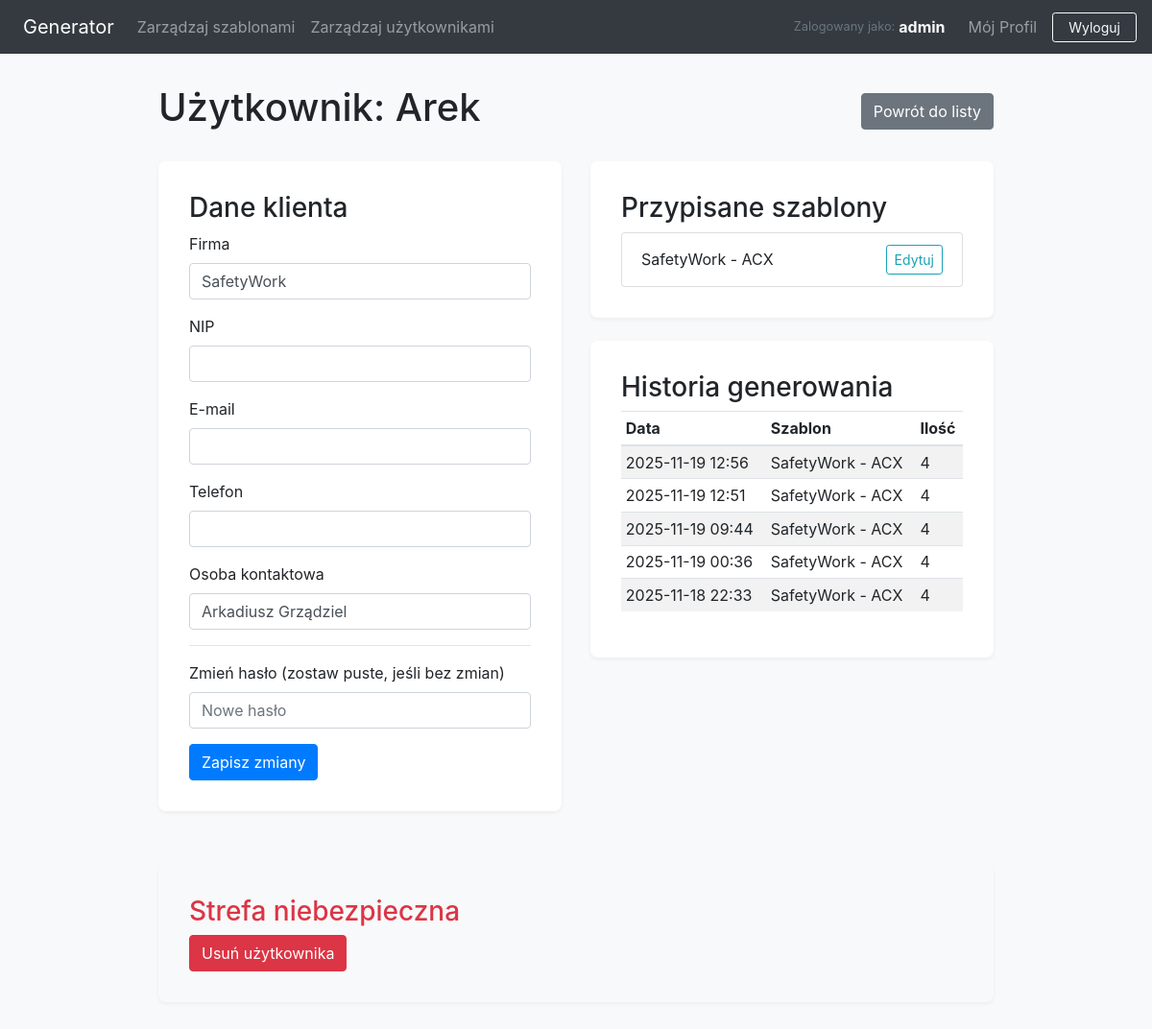
/admin/user/3 (signed in), run on the app's committed database.
### app.py (models this page shows, shortened)
class User(UserMixin, db.Model):
    id = db.Column(db.Integer, primary_key=True)
    username = db.Column(db.String(80), unique=True, nullable=False)
    password_hash = db.Column(db.String(256), nullable=False)
    role = db.Column(db.String(20), nullable=False, default='user')
    company_name = db.Column(db.String(150), nullable=True)
    email = db.Column(db.String(120), nullable=True)
    phone = db.Column(db.String(30), nullable=True)
    contact_person = db.Column(db.String(150), nullable=True)
    nip = db.Column(db.String(20), nullable=True)
    assigned_templates = db.relationship('Template', secondary=template_assignments, lazy='dynamic',
                                         back_populates='assigned_users')
    generation_logs = db.relationship('GenerationLog', backref='user', lazy='dynamic', cascade="all, delete-orphan")
    @property
    def is_admin(self):
        return self.role == 'admin'

class Template(db.Model):
    id = db.Column(db.Integer, primary_key=True)
    name = db.Column(db.String(120), nullable=False)
    filename = db.Column(db.String(255), nullable=False)
    numbering_format = db.Column(db.String(255), nullable=True)
    user_id = db.Column(db.Integer, db.ForeignKey('user.id'), nullable=False)
    creator = db.relationship('User', backref='created_templates')
    mappings = db.relationship('CellMapping', backref='template', lazy='dynamic', cascade="all, delete-orphan")
    assigned_users = db.relationship('User', secondary=template_assignments, lazy='dynamic',
                                     back_populates='assigned_templates')
    generation_logs = db.relationship('GenerationLog', backref='template', lazy='dynamic', cascade="all, delete-orphan")

class GenerationLog(db.Model):
    id = db.Column(db.Integer, primary_key=True)
    generation_date = db.Column(db.DateTime, nullable=False, default=datetime.datetime.now)  # Czas lokalny
    certificate_count = db.Column(db.Integer, nullable=False)
    user_id = db.Column(db.Integer, db.ForeignKey('user.id'), nullable=False)
    template_id = db.Column(db.Integer, db.ForeignKey('template.id'), nullable=False)

### app.py (the view, shortened to what this page needs)
@app.route('/admin/user/<int:user_id>', methods=['GET', 'POST'])
@login_required
@admin_required
def user_details(user_id):
    user = db.session.get(User, user_id)
    if not user or user.is_admin:
        flash("Nie znaleziono użytkownika lub próbujesz edytować admina.", "danger")
        return redirect(url_for('manage_users'))
    logs = getattr(user, 'generation_logs', [])
    if hasattr(logs, 'order_by'):
        logs = logs.order_by(GenerationLog.generation_date.desc()).all()
    assigned_templates = user.assigned_templates.order_by(Template.name).all()
    return render_template('user_details.html', user=user, logs=logs, assigned_templates=assigned_templates)

### app.py (called while the page is built)
@login_manager.user_loader
def load_user(user_id):
    return db.session.get(User, int(user_id))

def admin_required(f):
    @wraps(f)
    def decorated_function(*args, **kwargs):
        if not current_user.is_authenticated or not current_user.is_admin:
            flash("Dostęp do tej strony wymaga uprawnień administratora.", "danger")
            return redirect(url_for('login'))
        return f(*args, **kwargs)
    return decorated_function

### templates/user_details.html (shortened to what this page needs)
{% extends 'base.html' %}
{% block content %}
<div class="d-flex justify-content-between align-items-center mb-4">
    <h1>Użytkownik: {{ user.username }}</h1>
    <a href="{{ url_for('manage_users') }}" class="btn btn-secondary">Powrót do listy</a>
</div>
<div class="row">
    <div class="col-md-6">
        <div class="section-container">
            <h3>Dane klienta</h3>
            <form method="post">
                <div class="form-group">
                    <label>Firma</label>
                    <input type="text" name="company_name" class="form-control" value="{{ user.company_name or '' }}">
                </div>
                <div class="form-group">
                    <label>NIP</label>
                    <input type="text" name="nip" class="form-control" value="{{ user.nip or '' }}">
                </div>
                <div class="form-group">
                    <label>E-mail</label>
                    <input type="email" name="email" class="form-control" value="{{ user.email or '' }}">
                </div>
                <div class="form-group">
                    <label>Telefon</label>
                    <input type="text" name="phone" class="form-control" value="{{ user.phone or '' }}">
                </div>
                <div class="form-group">
                    <label>Osoba kontaktowa</label>
                    <input type="text" name="contact_person" class="form-control" value="{{ user.contact_person or '' }}">
                </div>
                <hr>
                <div class="form-group">
                    <label>Zmień hasło (zostaw puste, jeśli bez zmian)</label>
                    <input type="password" name="new_password" class="form-control" placeholder="Nowe hasło">
                </div>
                <button type="submit" class="btn btn-primary">Zapisz zmiany</button>
            </form>
        </div>
    </div>
    <div class="col-md-6">
        <div class="section-container mb-4">
            <h3>Przypisane szablony</h3>
            {% if assigned_templates %}
                <ul class="list-group">
                {% for template in assigned_templates %}
                    <li class="list-group-item d-flex justify-content-between align-items-center">
                        {{ template.name }}
                        <a href="{{ url_for('edit_template', template_id=template.id) }}" class="btn btn-sm btn-outline-info">Edytuj</a>
                    </li>
                {% endfor %}
                </ul>
            {% endif %}
        </div>
        <div class="section-container">
            <h3>Historia generowania</h3>
            {% if logs %}
                <table class="table table-sm table-striped">
                    <thead>
                        <tr>
                            <th>Data</th>
                            <th>Szablon</th>
                            <th>Ilość</th>
                        </tr>
                    </thead>
                    <tbody>
                        {% for log in logs %}
                        <tr>
                            <td>{{ log.generation_date.strftime('%Y-%m-%d %H:%M') }}</td>
                            <td>
                                {% if log.template %}
                                    {{ log.template.name }}
                                {% else %}
                                    <em class="text-muted">Usunięty szablon</em>
                                {% endif %}
                            </td>
                            <td>{{ log.certificate_count }}</td>
                        </tr>
                        {% endfor %}
                    </tbody>
                </table>
            {% else %}
                <p class="text-muted">Brak historii generowania dla tego użytkownika.</p>
            {% endif %}
        </div>
    </div>
</div>
<div class="section-container mt-4 bg-light">
    <h3 class="text-danger">Strefa niebezpieczna</h3>
    <form action="{{ url_for('delete_user', user_id=user.id) }}" method="post" onsubmit="return confirm('Czy na pewno chcesz trwale usunąć użytkownika {{ user.username }}? Tej operacji nie można cofnąć!');">
        <button type="submit" class="btn btn-danger">Usuń użytkownika</button>
    </form>
</div>
{% endblock %}

### templates/base.html (shortened to what this page needs)
<!DOCTYPE html>
<html lang="pl">
<head>
    <link rel="stylesheet" href="https://stackpath.bootstrapcdn.com/bootstrap/4.5.2/css/bootstrap.min.css">
    <link rel="stylesheet" href="https://cdnjs.cloudflare.com/ajax/libs/font-awesome/5.15.4/css/all.min.css">
</head>
<body>
    <nav class="navbar navbar-expand-lg navbar-dark bg-dark">
        <a class="navbar-brand d-flex align-items-center" href="{{ url_for('dashboard') }}">
            Generator
        </a>
        <div class="collapse navbar-collapse" id="navbarNav">
            <ul class="navbar-nav mr-auto align-items-center">
            {% if current_user.is_authenticated and current_user.is_admin %}
                <li class="nav-item"><a class="nav-link" href="{{ url_for('admin_dashboard') }}">Zarządzaj szablonami</a></li>
                <li class="nav-item"><a class="nav-link" href="{{ url_for('manage_users') }}">Zarządzaj użytkownikami</a></li>
            {% endif %}
            </ul>
            <ul class="navbar-nav ml-auto align-items-center">
                {% if current_user.is_authenticated %}
                    <li class="nav-item mr-3">
                        <span class="navbar-text text-light d-flex align-items-center">
                            <small class="text-muted mr-1">Zalogowany jako:</small> <strong>{{ current_user.username }}</strong>
                        </span>
                    </li>
                    <li class="nav-item">
                        <a class="nav-link" href="{{ url_for('user_profile') }}">Mój Profil</a>
                    </li>
                    <li class="nav-item ml-2">
                        <a class="btn btn-outline-light btn-sm px-3" href="{{ url_for('logout') }}">Wyloguj</a>
                    </li>
                {% else %}
                    <li class="nav-item">
                        <a class="nav-link" href="{{ url_for('login') }}">Zaloguj</a>
                    </li>
                {% endif %}
            </ul>
        </div>
    </nav>
    <main class="container">
        {% block content %}{% endblock %}
    </main>
</body>
</html>

### templates/base.html (style rules this page uses)
body { background-color: #f8f9fa; }
.navbar { margin-bottom: 2rem; padding-top: 0.5rem; padding-bottom: 0.5rem; }
.container { max-width: 900px; }
.section-container { background: white; padding: 2rem; border-radius: 8px; margin-bottom: 2rem; box-shadow: 0 2px 4px rgba(0,0,0,0.05); }
.navbar-text { margin-top: 0; margin-bottom: 0; padding-top: 0; padding-bottom: 0; }

### data on the page
User: username "admin"
User: username "Arek", company_name "SafetyWork", contact_person "Arkadiusz Grządziel"
Template: name "SafetyWork - ACX"
GenerationLog: generation_date "2025-11-19 12:56", template.name "SafetyWork - ACX", certificate_count "4"
GenerationLog: generation_date "2025-11-19 12:51", template.name "SafetyWork - ACX", certificate_count "4"
GenerationLog: generation_date "2025-11-19 09:44", template.name "SafetyWork - ACX", certificate_count "4"
GenerationLog: generation_date "2025-11-19 00:36", template.name "SafetyWork - ACX", certificate_count "4"
GenerationLog: generation_date "2025-11-18 22:33", template.name "SafetyWork - ACX", certificate_count "4"
